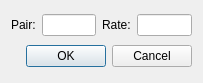
<?xml version="1.0" encoding="UTF-8"?>
<ui version="4.0">
 <class>BuyDialog</class>
 <widget class="QDialog" name="BuyDialog">
  <property name="geometry">
   <rect>
    <x>0</x>
    <y>0</y>
    <width>203</width>
    <height>83</height>
   </rect>
  </property>
  <property name="windowTitle">
   <string>Force buy</string>
  </property>
  <layout class="QGridLayout" name="gridLayout">
   <item row="0" column="0">
    <widget class="QLabel" name="label">
     <property name="text">
      <string>Pair:</string>
     </property>
    </widget>
   </item>
   <item row="0" column="1">
    <widget class="QLineEdit" name="lineEditPair"/>
   </item>
   <item row="0" column="2">
    <widget class="QLabel" name="label_2">
     <property name="text">
      <string>Rate:</string>
     </property>
    </widget>
   </item>
   <item row="0" column="3">
    <widget class="QLineEdit" name="lineEditRate"/>
   </item>
   <item row="1" column="0" colspan="4">
    <widget class="QDialogButtonBox" name="buttonBox">
     <property name="orientation">
      <enum>Qt::Horizontal</enum>
     </property>
     <property name="standardButtons">
      <set>QDialogButtonBox::Cancel|QDialogButtonBox::Ok</set>
     </property>
    </widget>
   </item>
  </layout>
 </widget>
 <resources/>
 <connections>
  <connection>
   <sender>buttonBox</sender>
   <signal>accepted()</signal>
   <receiver>BuyDialog</receiver>
   <slot>accept()</slot>
   <hints>
    <hint type="sourcelabel">
     <x>248</x>
     <y>254</y>
    </hint>
    <hint type="destinationlabel">
     <x>157</x>
     <y>274</y>
    </hint>
   </hints>
  </connection>
  <connection>
   <sender>buttonBox</sender>
   <signal>rejected()</signal>
   <receiver>BuyDialog</receiver>
   <slot>reject()</slot>
   <hints>
    <hint type="sourcelabel">
     <x>316</x>
     <y>260</y>
    </hint>
    <hint type="destinationlabel">
     <x>286</x>
     <y>274</y>
    </hint>
   </hints>
  </connection>
 </connections>
</ui>
